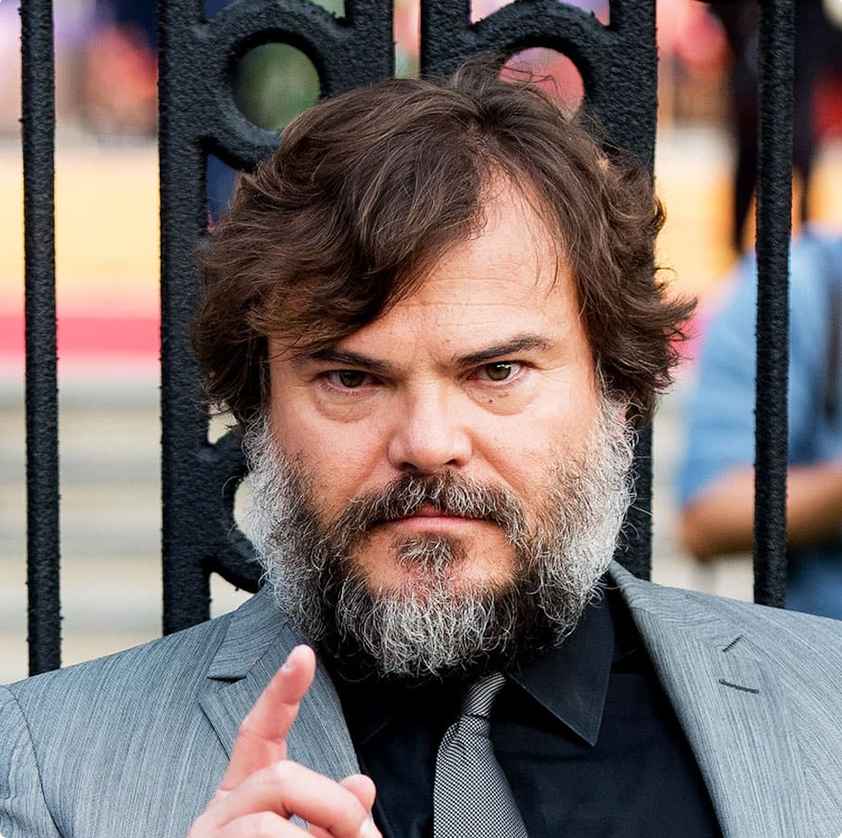
#> input picture jackBlack.png, 842 x 838 px, shrunk from 1000 x 996 before the run
$ python main.py
#> lines starting #> are read from the running program, lines starting #| are printed output that depends on the picture
#> in main, img is the input picture: PIL image 842x838 RGBA; mean R, G, B, A 117.9, 105.8, 104.2, 255
from PIL import Image, ImageDraw
import numpy as np

class imgController:
    # Init will take in an image and prepare it for string processing
    def __init__(self, img, nails):
        # Width, height of the image
#> called with nails = 8
        self.w, self.h = img.size
#> self.w = 842; self.h = 838

        # Center of the image
        self.xCenter = np.floor(self.w / 2)
#> self.xCenter = 421
        self.yCenter = np.floor(self.h / 2)
#> self.yCenter = 419

        self.radius = 0

        if self.xCenter >= self.yCenter:
            self.radius = self.xCenter
#> self.radius = 421
        else:
            self.radius = self.yCenter

        # Creating image matrix, filling all with False (eg white pixels)
        self.imgMatrix = [[False for i in range(self.w)] for j in range(self.h)]

        # Converting image to black and white and adding dithering
        # img = img.convert('1')

        # Scribing circle from the center of the image to the edge
        self.drawCircle(img, self.xCenter, self.yCenter, self.radius, "green", 5)
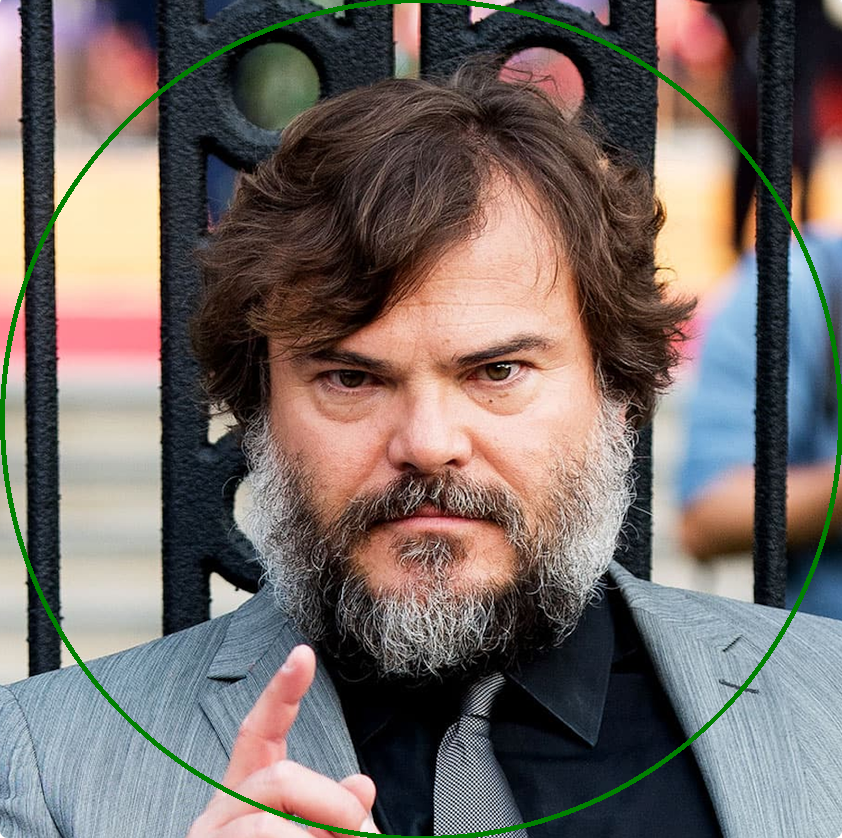
#> img: PIL image 842x838 RGBA; mean R, G, B, A 115.9, 106.2, 102.3, 255; transparent parts drawn white
        self.drawCircle(img, self.xCenter, self.yCenter, 10, "blue", 5)

        # Placing a set amount of 'nails' around the image, following the line of the circle
        self.scribeNails(img, self.h, nails)
        img.show()

        # Writing img data into img matrix
        # self.extractImgData(img, self.imgMatrix)

        # img.show()

    # Draws a circle at center (x, y) with radius r
    def drawCircle(self, img, x, y, r, outlineColor, lineWidth):
        # Drawing a circle on the image from the center out
        draw = ImageDraw.Draw(img)

        # Drawing circle matching short side boarders of image
        # first argument = (upperX, upperY, lowerX, lowerY). circle will be drawn in that bounding box
        draw.ellipse((x - r, y - r, x + r, y + r), outline=outlineColor, width=lineWidth)

        # Drawing circle to image
        del draw

    def scribeNails(self, img, shortSide, numNails):
#> called with shortSide = 838, numNails = 8
        draw = ImageDraw.Draw(img)

        # Drawing 'nails' on the image
        for i in range(numNails):
            degree = (i / numNails * 360)

            # Converting deg to rad
            x = np.cos(degree*np.pi/180)
            y = np.sin(degree*np.pi/180)

            # Calculating x offset from cartesian plane to image grid plane
            xOffset = self.xCenter + self.xCenter * x

            # Calculating y offset requires flipping the sign of sin(theta) because
            # the point (0, 0) starts at the upper left and (n, n) ends at the lower right
            if y < 0:
                yOffset = self.yCenter + np.abs(self.yCenter * y)
            else:
                yOffset = self.yCenter - (self.yCenter * y)

            self.drawCircle(img, xOffset, yOffset, 10, "blue", 5)

            # print(degree, xOffset, yOffset)
        del draw


    # Given an image and an array matrix
    def extractImgData(self, img, mat):
        for i in range(self.w):
            # Looping through columns
            for j in range(self.h):
                px = img.getpixel((i, j))
                # If px is 0, means black, True
                if px == 0:
                    mat[i][j] = True
                # If px is 255, means white, False
                else:
                    mat[i][j] = False


def main():
    # Path to image
    path = "jackBlack.png"
    # Opening image as img
    img = Image.open(path)

    # Passing image,
    imgController(img, 8)


if __name__ == "__main__":
    main()
